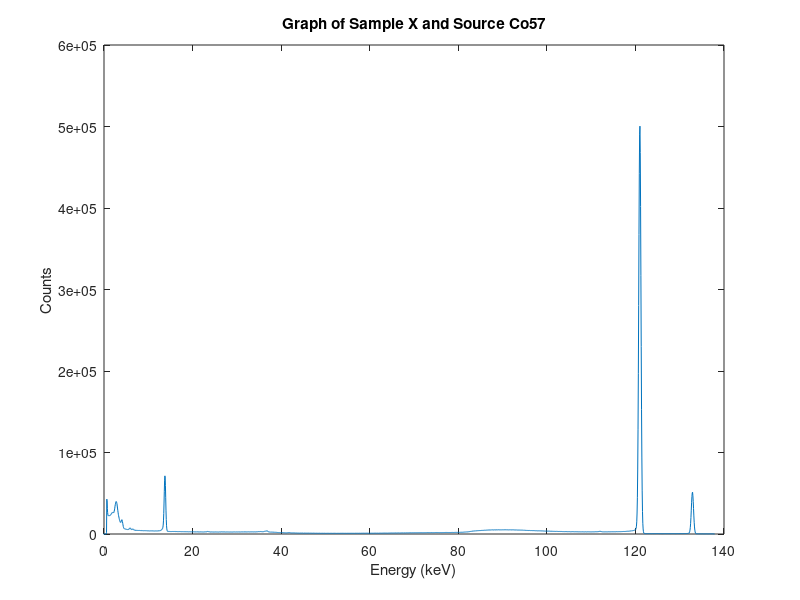
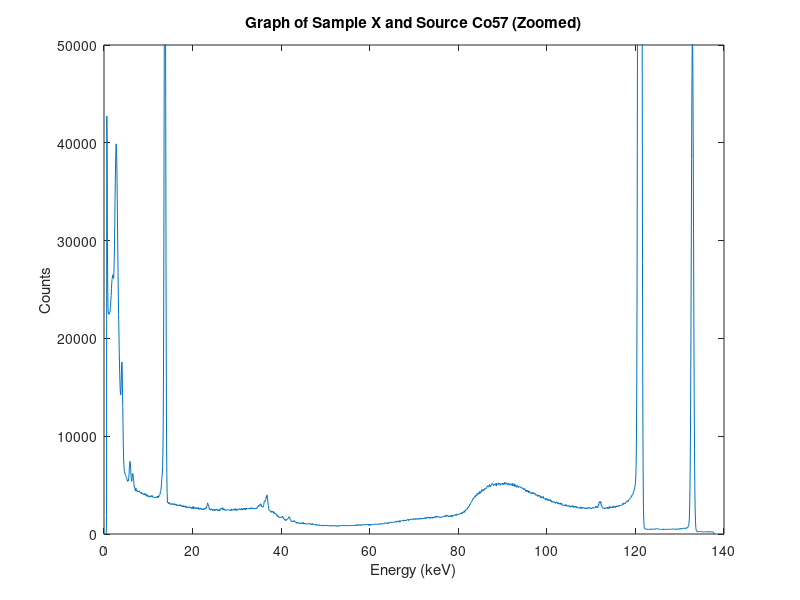

These charts were generated, in order, by the following MATLAB code:
%Basic graphing script


%import sample data
%data is in following format: Channel, Energy, Count
csvDataSample = csvread('SAMPX_CO.CSV'); %change this for different trials

%plot data (Energy vs Count)
fig1 = figure('Position', [10 10 900 400]);
plot(csvDataSample(:,2), csvDataSample(:,3));
xlabel('Energy (keV)');
ylabel('Counts');
title('Graph of Sample X and Source Co57'); %------------
xlim([0,140]); %set limit on x-axis
filename = 'Sample_X'; %-----------------
saveas(fig1,filename,'png');
ylim([0,5e4]); %set limit on y-axis
title('Graph of Sample X and Source Co57 (Zoomed)'); %--------------
saveas(fig1,[filename, '_ZOOM'],'png');

